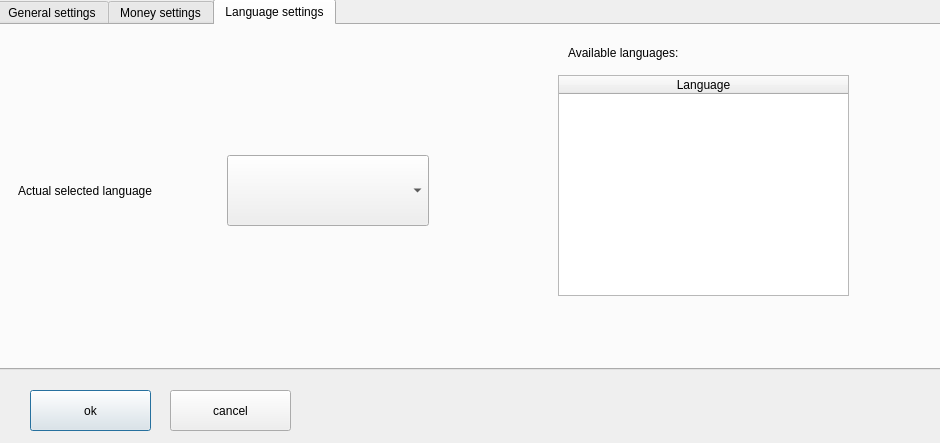
<?xml version="1.0" encoding="UTF-8"?>
<ui version="4.0">
 <class>Settings</class>
 <widget class="QDialog" name="Settings">
  <property name="geometry">
   <rect>
    <x>0</x>
    <y>0</y>
    <width>940</width>
    <height>443</height>
   </rect>
  </property>
  <property name="windowTitle">
   <string>Dialog</string>
  </property>
  <widget class="QPushButton" name="okButton">
   <property name="geometry">
    <rect>
     <x>30</x>
     <y>390</y>
     <width>121</width>
     <height>41</height>
    </rect>
   </property>
   <property name="text">
    <string>ok</string>
   </property>
  </widget>
  <widget class="QPushButton" name="cancelButton">
   <property name="geometry">
    <rect>
     <x>170</x>
     <y>390</y>
     <width>121</width>
     <height>41</height>
    </rect>
   </property>
   <property name="text">
    <string>cancel</string>
   </property>
  </widget>
  <widget class="QTabWidget" name="tabWidget">
   <property name="geometry">
    <rect>
     <x>-4</x>
     <y>-1</y>
     <width>951</width>
     <height>371</height>
    </rect>
   </property>
   <property name="currentIndex">
    <number>2</number>
   </property>
   <widget class="QWidget" name="tab">
    <attribute name="title">
     <string>General settings</string>
    </attribute>
    <widget class="QLineEdit" name="moneyServerAddress">
     <property name="geometry">
      <rect>
       <x>30</x>
       <y>300</y>
       <width>541</width>
       <height>31</height>
      </rect>
     </property>
    </widget>
    <widget class="QWidget" name="gridLayoutWidget">
     <property name="geometry">
      <rect>
       <x>30</x>
       <y>20</y>
       <width>891</width>
       <height>211</height>
      </rect>
     </property>
     <layout class="QGridLayout" name="gridLayout" rowstretch="5,1,5,1,5" columnstretch="2,2,1,2,2">
      <item row="4" column="4">
       <widget class="QCheckBox" name="bluetoothEnabledCheckBox">
        <property name="sizePolicy">
         <sizepolicy hsizetype="Minimum" vsizetype="Preferred">
          <horstretch>0</horstretch>
          <verstretch>0</verstretch>
         </sizepolicy>
        </property>
        <property name="text">
         <string/>
        </property>
        <property name="checked">
         <bool>true</bool>
        </property>
       </widget>
      </item>
      <item row="4" column="3">
       <widget class="QLabel" name="label_14">
        <property name="text">
         <string>Bluetooth enabled:</string>
        </property>
       </widget>
      </item>
      <item row="2" column="3">
       <widget class="QLabel" name="label_13">
        <property name="text">
         <string>Song times visible:</string>
        </property>
       </widget>
      </item>
      <item row="0" column="1">
       <widget class="QComboBox" name="timeZoneCombobox">
        <property name="sizePolicy">
         <sizepolicy hsizetype="Preferred" vsizetype="Minimum">
          <horstretch>0</horstretch>
          <verstretch>0</verstretch>
         </sizepolicy>
        </property>
        <item>
         <property name="text">
          <string>UTC</string>
         </property>
        </item>
        <item>
         <property name="text">
          <string>Europe/Budapest</string>
         </property>
        </item>
        <item>
         <property name="text">
          <string>Europe/Bratislava</string>
         </property>
        </item>
        <item>
         <property name="text">
          <string>Europe/London</string>
         </property>
        </item>
       </widget>
      </item>
      <item row="0" column="4">
       <widget class="QComboBox" name="viewTypeComboBox">
        <property name="sizePolicy">
         <sizepolicy hsizetype="Preferred" vsizetype="MinimumExpanding">
          <horstretch>0</horstretch>
          <verstretch>0</verstretch>
         </sizepolicy>
        </property>
        <item>
         <property name="text">
          <string>Genre based</string>
         </property>
        </item>
        <item>
         <property name="text">
          <string>Alphabetical</string>
         </property>
        </item>
       </widget>
      </item>
      <item row="3" column="1">
       <spacer name="verticalSpacer_2">
        <property name="orientation">
         <enum>Qt::Vertical</enum>
        </property>
        <property name="sizeHint" stdset="0">
         <size>
          <width>131</width>
          <height>13</height>
         </size>
        </property>
       </spacer>
      </item>
      <item row="1" column="1">
       <spacer name="verticalSpacer">
        <property name="orientation">
         <enum>Qt::Vertical</enum>
        </property>
        <property name="sizeHint" stdset="0">
         <size>
          <width>131</width>
          <height>13</height>
         </size>
        </property>
       </spacer>
      </item>
      <item row="2" column="4">
       <widget class="QCheckBox" name="songTimeCheckBox">
        <property name="sizePolicy">
         <sizepolicy hsizetype="Minimum" vsizetype="Preferred">
          <horstretch>0</horstretch>
          <verstretch>0</verstretch>
         </sizepolicy>
        </property>
        <property name="text">
         <string/>
        </property>
        <property name="checked">
         <bool>true</bool>
        </property>
       </widget>
      </item>
      <item row="0" column="3">
       <widget class="QLabel" name="label_12">
        <property name="text">
         <string>View type:</string>
        </property>
       </widget>
      </item>
      <item row="0" column="0">
       <widget class="QLabel" name="timeZoneLabel">
        <property name="text">
         <string>Time zone selection:</string>
        </property>
       </widget>
      </item>
      <item row="0" column="2">
       <spacer name="horizontalSpacer">
        <property name="orientation">
         <enum>Qt::Horizontal</enum>
        </property>
        <property name="sizeHint" stdset="0">
         <size>
          <width>40</width>
          <height>20</height>
         </size>
        </property>
       </spacer>
      </item>
      <item row="2" column="1">
       <widget class="QComboBox" name="currencyCombobox">
        <property name="sizePolicy">
         <sizepolicy hsizetype="Preferred" vsizetype="Minimum">
          <horstretch>0</horstretch>
          <verstretch>0</verstretch>
         </sizepolicy>
        </property>
        <item>
         <property name="text">
          <string>EUR</string>
         </property>
        </item>
        <item>
         <property name="text">
          <string>HUF</string>
         </property>
        </item>
       </widget>
      </item>
      <item row="2" column="0">
       <widget class="QLabel" name="label">
        <property name="text">
         <string>Currency:</string>
        </property>
       </widget>
      </item>
     </layout>
    </widget>
    <widget class="QLabel" name="label_2">
     <property name="geometry">
      <rect>
       <x>40</x>
       <y>270</y>
       <width>211</width>
       <height>16</height>
      </rect>
     </property>
     <property name="text">
      <string>Money tracking server address:</string>
     </property>
    </widget>
   </widget>
   <widget class="QWidget" name="tab_2">
    <attribute name="title">
     <string>Money settings</string>
    </attribute>
    <widget class="QWidget" name="layoutWidget">
     <property name="geometry">
      <rect>
       <x>20</x>
       <y>10</y>
       <width>221</width>
       <height>301</height>
      </rect>
     </property>
     <layout class="QGridLayout" name="gridLayout_2" rowstretch="0,0,0,0,0,0,0" columnstretch="1,0">
      <item row="2" column="0">
       <widget class="QLabel" name="label_3">
        <property name="text">
         <string>COIN 3:</string>
        </property>
       </widget>
      </item>
      <item row="3" column="0">
       <widget class="QLabel" name="label_4">
        <property name="text">
         <string>COIN 4:</string>
        </property>
       </widget>
      </item>
      <item row="3" column="1">
       <widget class="QDoubleSpinBox" name="coin4value">
        <property name="sizePolicy">
         <sizepolicy hsizetype="Minimum" vsizetype="Preferred">
          <horstretch>0</horstretch>
          <verstretch>0</verstretch>
         </sizepolicy>
        </property>
        <property name="maximum">
         <double>999.990000000000009</double>
        </property>
       </widget>
      </item>
      <item row="4" column="0">
       <widget class="QLabel" name="label_5">
        <property name="text">
         <string>COIN 5:</string>
        </property>
       </widget>
      </item>
      <item row="4" column="1">
       <widget class="QDoubleSpinBox" name="coin5value">
        <property name="sizePolicy">
         <sizepolicy hsizetype="Minimum" vsizetype="Preferred">
          <horstretch>0</horstretch>
          <verstretch>0</verstretch>
         </sizepolicy>
        </property>
        <property name="maximum">
         <double>999.990000000000009</double>
        </property>
       </widget>
      </item>
      <item row="5" column="0">
       <widget class="QLabel" name="label_6">
        <property name="text">
         <string>COIN 6:</string>
        </property>
       </widget>
      </item>
      <item row="5" column="1">
       <widget class="QDoubleSpinBox" name="coin6value">
        <property name="sizePolicy">
         <sizepolicy hsizetype="Minimum" vsizetype="Preferred">
          <horstretch>0</horstretch>
          <verstretch>0</verstretch>
         </sizepolicy>
        </property>
        <property name="maximum">
         <double>999.990000000000009</double>
        </property>
       </widget>
      </item>
      <item row="6" column="0">
       <widget class="QLabel" name="label_7">
        <property name="text">
         <string>CPP:</string>
        </property>
       </widget>
      </item>
      <item row="6" column="1">
       <widget class="QDoubleSpinBox" name="cppValue">
        <property name="sizePolicy">
         <sizepolicy hsizetype="Minimum" vsizetype="Preferred">
          <horstretch>0</horstretch>
          <verstretch>0</verstretch>
         </sizepolicy>
        </property>
        <property name="maximum">
         <double>999.990000000000009</double>
        </property>
       </widget>
      </item>
      <item row="0" column="0">
       <widget class="QLabel" name="label_8">
        <property name="text">
         <string>COIN 1:</string>
        </property>
       </widget>
      </item>
      <item row="0" column="1">
       <widget class="QDoubleSpinBox" name="coin1value">
        <property name="sizePolicy">
         <sizepolicy hsizetype="Minimum" vsizetype="Preferred">
          <horstretch>0</horstretch>
          <verstretch>0</verstretch>
         </sizepolicy>
        </property>
        <property name="maximum">
         <double>999.990000000000009</double>
        </property>
       </widget>
      </item>
      <item row="2" column="1">
       <widget class="QDoubleSpinBox" name="coin3value">
        <property name="sizePolicy">
         <sizepolicy hsizetype="Minimum" vsizetype="Preferred">
          <horstretch>0</horstretch>
          <verstretch>0</verstretch>
         </sizepolicy>
        </property>
        <property name="maximum">
         <double>999.990000000000009</double>
        </property>
       </widget>
      </item>
      <item row="1" column="0">
       <widget class="QLabel" name="label_9">
        <property name="text">
         <string>COIN 2:</string>
        </property>
       </widget>
      </item>
      <item row="1" column="1">
       <widget class="QDoubleSpinBox" name="coin2value">
        <property name="sizePolicy">
         <sizepolicy hsizetype="Minimum" vsizetype="Preferred">
          <horstretch>0</horstretch>
          <verstretch>0</verstretch>
         </sizepolicy>
        </property>
        <property name="maximum">
         <double>999.990000000000009</double>
        </property>
       </widget>
      </item>
     </layout>
    </widget>
    <widget class="QWidget" name="layoutWidget">
     <property name="geometry">
      <rect>
       <x>305</x>
       <y>60</y>
       <width>321</width>
       <height>131</height>
      </rect>
     </property>
     <layout class="QGridLayout" name="gridLayout_3">
      <item row="0" column="0">
       <widget class="QLabel" name="label_10">
        <property name="text">
         <string>1s of bluetooth costs:</string>
        </property>
       </widget>
      </item>
      <item row="0" column="1">
       <widget class="QDoubleSpinBox" name="secondCostsValue">
        <property name="sizePolicy">
         <sizepolicy hsizetype="Minimum" vsizetype="Preferred">
          <horstretch>0</horstretch>
          <verstretch>0</verstretch>
         </sizepolicy>
        </property>
        <property name="maximum">
         <double>999.990000000000009</double>
        </property>
       </widget>
      </item>
      <item row="1" column="0">
       <widget class="QLabel" name="label_11">
        <property name="text">
         <string>One song costs:</string>
        </property>
       </widget>
      </item>
      <item row="1" column="1">
       <widget class="QDoubleSpinBox" name="songCostsValue">
        <property name="sizePolicy">
         <sizepolicy hsizetype="Minimum" vsizetype="Preferred">
          <horstretch>0</horstretch>
          <verstretch>0</verstretch>
         </sizepolicy>
        </property>
        <property name="maximum">
         <double>999.990000000000009</double>
        </property>
       </widget>
      </item>
      <item row="2" column="0">
       <widget class="QLabel" name="label_15">
        <property name="text">
         <string>Coin machine locked at:</string>
        </property>
       </widget>
      </item>
      <item row="2" column="1">
       <widget class="QDoubleSpinBox" name="coinLockLevel">
        <property name="sizePolicy">
         <sizepolicy hsizetype="Minimum" vsizetype="Preferred">
          <horstretch>0</horstretch>
          <verstretch>0</verstretch>
         </sizepolicy>
        </property>
        <property name="maximum">
         <double>100000.000000000000000</double>
        </property>
       </widget>
      </item>
     </layout>
    </widget>
   </widget>
   <widget class="QWidget" name="tab_3">
    <attribute name="title">
     <string>Language settings</string>
    </attribute>
    <widget class="QTableWidget" name="availableLanguagesWidget">
     <property name="geometry">
      <rect>
       <x>560</x>
       <y>50</y>
       <width>291</width>
       <height>221</height>
      </rect>
     </property>
     <property name="columnCount">
      <number>1</number>
     </property>
     <attribute name="horizontalHeaderCascadingSectionResizes">
      <bool>true</bool>
     </attribute>
     <attribute name="horizontalHeaderDefaultSectionSize">
      <number>150</number>
     </attribute>
     <attribute name="horizontalHeaderStretchLastSection">
      <bool>true</bool>
     </attribute>
     <attribute name="verticalHeaderVisible">
      <bool>false</bool>
     </attribute>
     <attribute name="verticalHeaderDefaultSectionSize">
      <number>30</number>
     </attribute>
     <attribute name="verticalHeaderMinimumSectionSize">
      <number>19</number>
     </attribute>
     <column>
      <property name="text">
       <string>Language</string>
      </property>
     </column>
    </widget>
    <widget class="QLabel" name="label_16">
     <property name="geometry">
      <rect>
       <x>570</x>
       <y>20</y>
       <width>231</width>
       <height>16</height>
      </rect>
     </property>
     <property name="text">
      <string>Available languages:</string>
     </property>
    </widget>
    <widget class="QWidget" name="layoutWidget">
     <property name="geometry">
      <rect>
       <x>20</x>
       <y>130</y>
       <width>411</width>
       <height>71</height>
      </rect>
     </property>
     <layout class="QHBoxLayout" name="horizontalLayout">
      <item>
       <widget class="QLabel" name="languageSelectionLabel">
        <property name="text">
         <string>Actual selected language</string>
        </property>
       </widget>
      </item>
      <item>
       <widget class="QComboBox" name="languageCombobox">
        <property name="sizePolicy">
         <sizepolicy hsizetype="Preferred" vsizetype="Minimum">
          <horstretch>0</horstretch>
          <verstretch>0</verstretch>
         </sizepolicy>
        </property>
       </widget>
      </item>
     </layout>
    </widget>
   </widget>
  </widget>
 </widget>
 <resources/>
 <connections/>
</ui>
